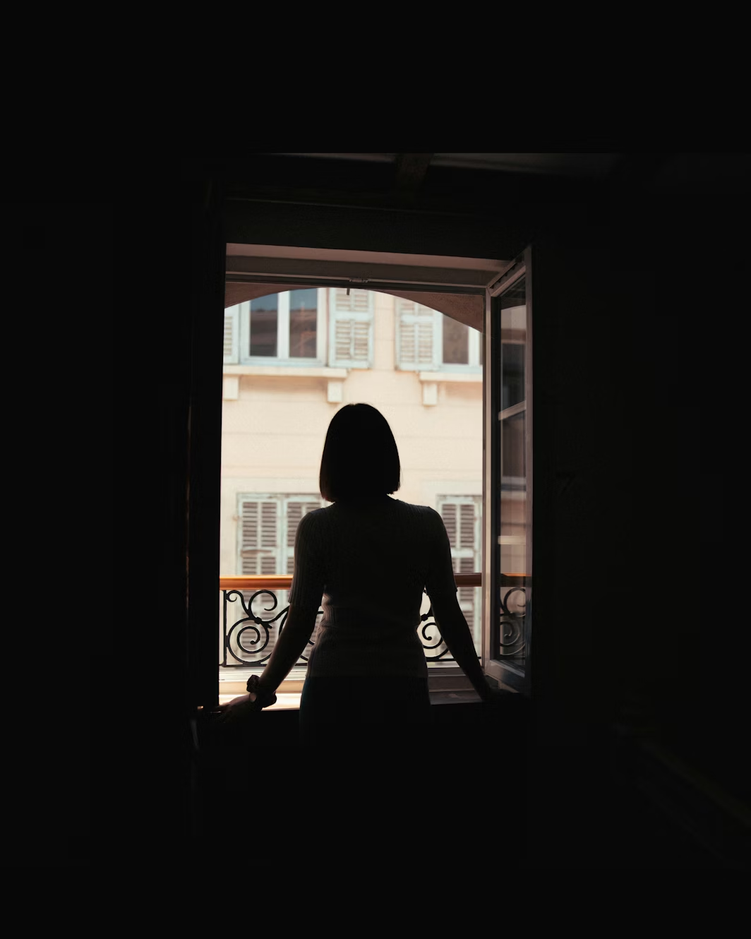
#> input picture image.png, 751 x 939 px, shrunk from 1064 x 1330 before the run
$ jupyter execute 'Question 4.ipynb'
#> lines starting #> are read from the running program, lines starting #| are printed output that depends on the picture; after the words box and inside, x2 and y2 are one past the last pixel; in counts of white or black regions, pixels touching at a corner belong together
Question 04

[cell 1]
#Question 04

import cv2 as cv
import numpy as np
import matplotlib.pyplot as plt

f = cv.imread('image.png')
#> f is the input picture: shape (939, 751, 3); mean B, G, R 25.4, 27.5, 29.2
assert f is not None, "Image not found. Please check the path."

#convert to grayscale
gray = cv.cvtColor(f, cv.COLOR_BGR2GRAY)
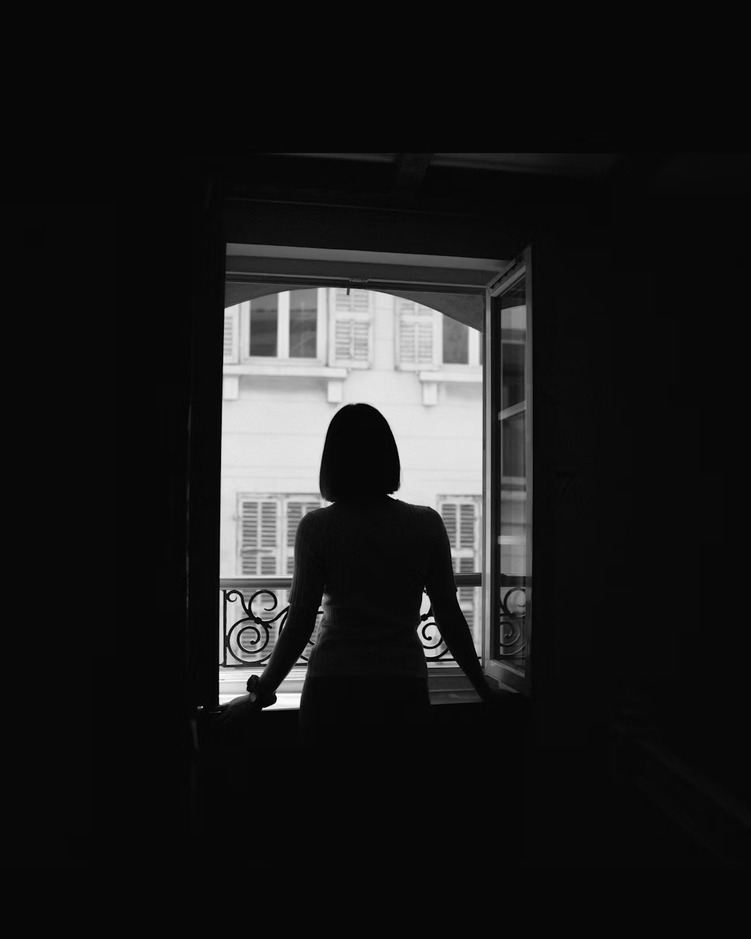
#> gray: shape (939, 751); min 0, max 255, mean 27.8

#Question 4 (a) Otsu's thresholding
ret, otsu_thresh = cv.threshold(gray, 0, 255, cv.THRESH_BINARY + cv.THRESH_OTSU)
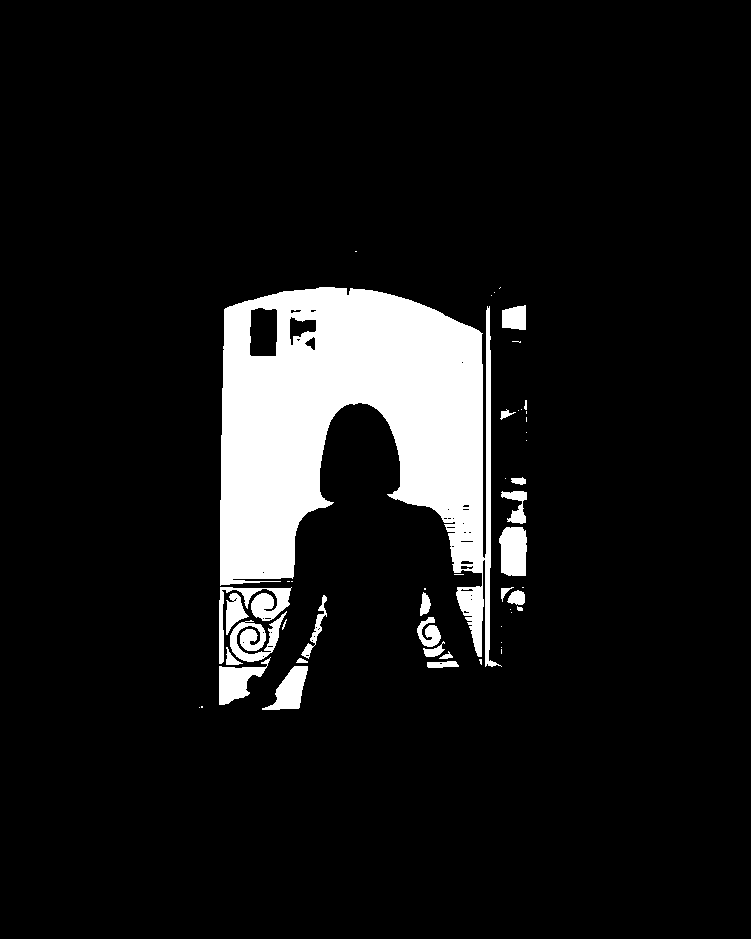
#> otsu_thresh: shape (939, 751); 9.3% white; 50 white regions (27 under 20 px), largest, box (x1, y1, x2, y2) and area: (220, 287, 502, 667) 56166, (219, 587, 292, 664) 1436, (230, 611, 287, 662) 1286
#> ret = 101

print(f"Otsu's threshold value: {ret}")
#| Otsu's threshold value: 101.0

#create a foreground mask
mask = otsu_thresh.astype(bool)

#extract the foreground
foreground = cv.bitwise_and(gray, gray, mask=mask.astype(np.uint8))
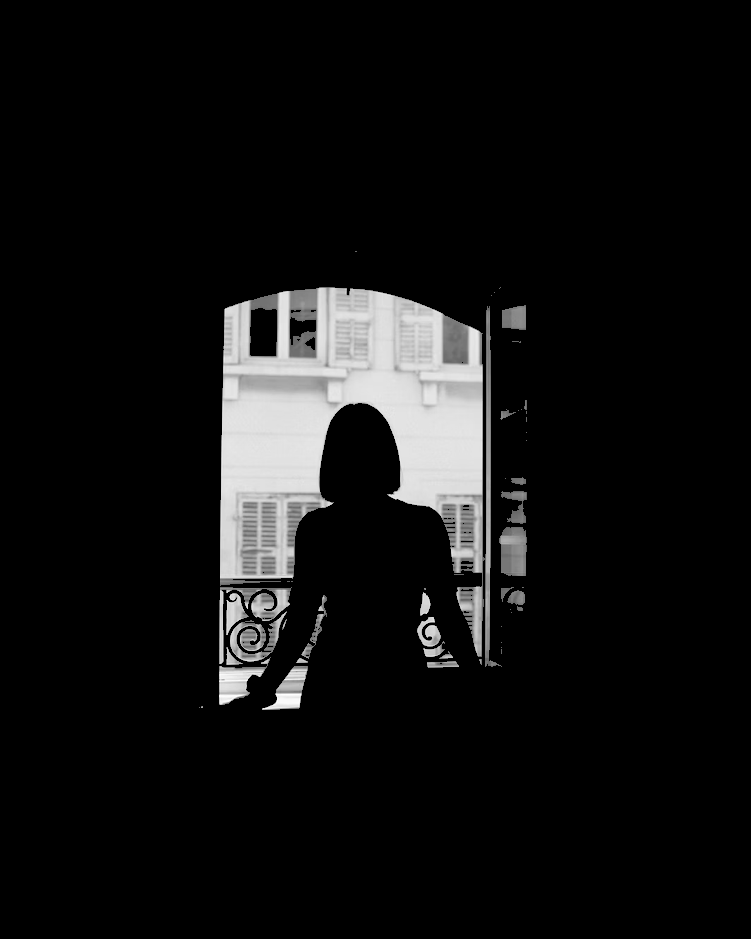
#> foreground: shape (939, 751); min 0, max 255, mean 17.9


#Question 4 (b) Histogram equalization only foreground
equalized = cv.equalizeHist(gray)
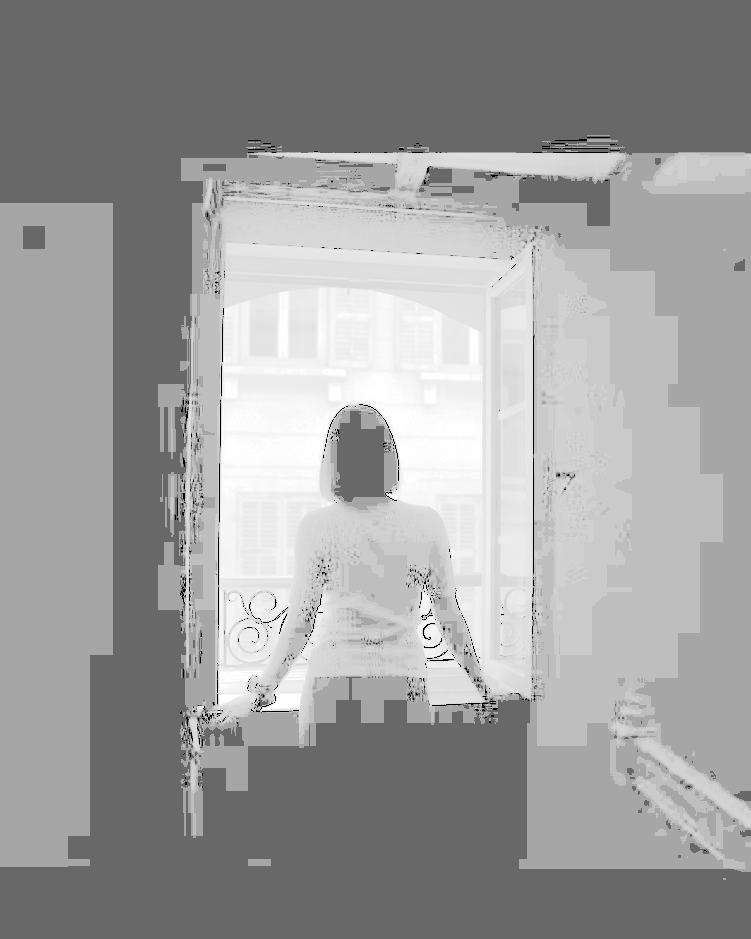
#> equalized: shape (939, 751); min 0, max 255, mean 157.5
equalized_foreground = gray.copy()
equalized_foreground[mask] = equalized[mask]
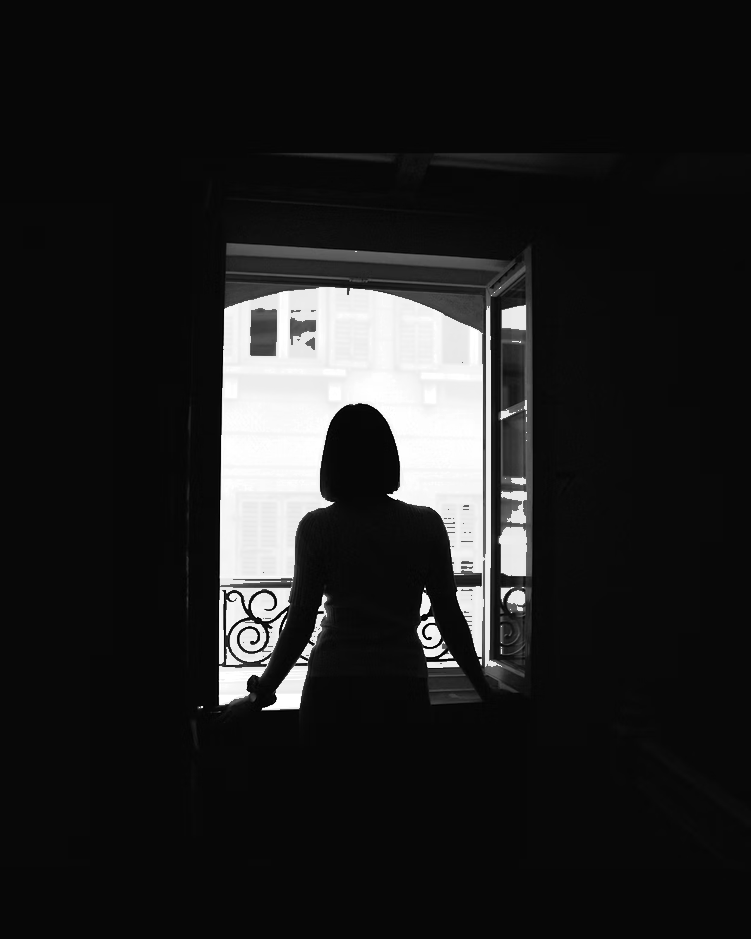
#> equalized_foreground: shape (939, 751); 9.33% of pixels changed, all inside (x1, y1, x2, y2) = (199, 251, 527, 710)

#Display the results
plt.figure(figsize=(12, 6))
plt.subplot(1, 3, 1)
plt.title('Original Image')
plt.imshow(cv.cvtColor(f, cv.COLOR_BGR2RGB))
plt.axis('off')

plt.subplot(1, 3, 2)
plt.title("Otsu's Thresholding")
plt.imshow(otsu_thresh, cmap='gray')
plt.axis('off')

plt.subplot(1, 3, 3)
plt.title('Equalized Foreground')
plt.imshow(equalized_foreground, cmap='gray')
plt.axis('off')
plt.tight_layout()
plt.show()
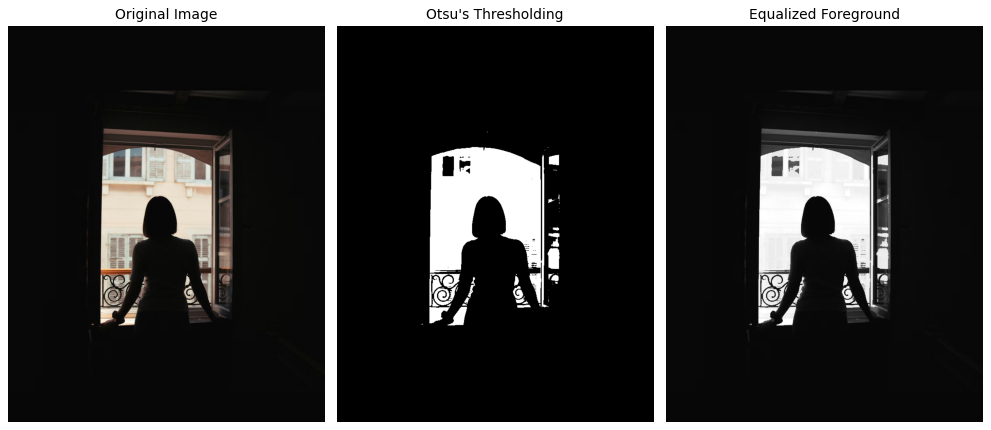
#> figure drawn by matplotlib, 3 panels
